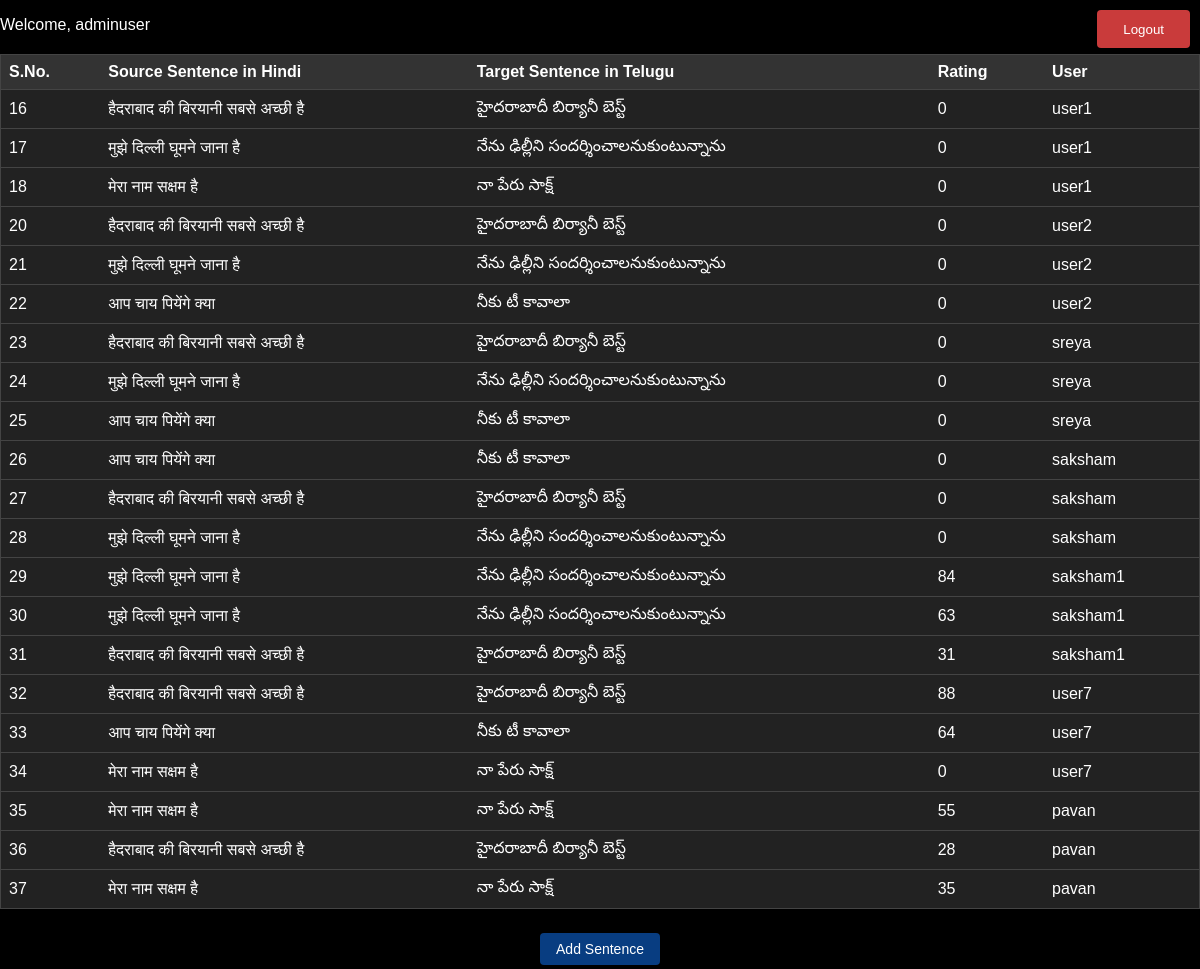
The page /index/ (signed in) on the database its author committed.
### ratingapp/models.py (models this page shows, shortened)
class Sentence(models.Model):
    user = models.ForeignKey(User, on_delete=models.CASCADE)
    sno = models.AutoField(primary_key=True)
    source = models.CharField(max_length=100)
    target = models.CharField(max_length=100)
    rating = models.IntegerField(default=0)
    class Meta:
        permissions = [
            ("can_add_sentence", "Can add sentences"),
        ]

### ratingapp/views.py (the view)
# urls.py: path('index/', views.index, name='index'),
@login_required
def index(request):
    if request.user.is_authenticated:
        if not request.user.is_staff:
            user_sentences = Sentence.objects.filter(user=request.user)
            if not user_sentences.exists():
                all_sentences = list(Sentence.objects.all())
                if len(all_sentences) >= 3:
                    random_sentences = random.sample(all_sentences, 3)
                    for sentence in random_sentences:
                        sentence.pk = None  # Clone the sentence object
                        sentence.user = request.user
                        sentence.save()
                else:
                    random_sentences = []
            else:
                random_sentences = user_sentences
            return render(request, 'index.html', {'sentences': random_sentences, 'request': request, 'is_admin': False})
        else:
            sentences = Sentence.objects.all().annotate(avg_rating=Avg('rating'))
            return render(request, 'index.html', {'sentences': sentences, 'request': request, 'is_admin': True})
    else:
        return redirect('loginpage')

### ratingapp/templates/index.html (shortened to what this page needs)
<!DOCTYPE html>
<html lang="en">
<head>
</head>
<body>
    <div id="welcome-user">
        {% if request.user.is_authenticated %}
            <p>Welcome, {{ request.user.username }}</p>
        {% endif %}
    </div>
    <div id="logout-container">
        <form method="POST" action="{% url 'logout' %}" class="logoutButton">
            <input type="submit" value="Logout" id = "submitid">
        </form>
    </div>
     <table>
        <tr>
            <th class="sort-SNO">S.No.</th>
            <th class="sort-SOURCE">Source Sentence in Hindi</th>
            <th class="sort-TARGET">Target Sentence in Telugu</th>
            <th class="sort-RATING">Rating</th>
            {% if request.user.is_authenticated and request.user.is_staff %}
                <th>User</th>
            {% endif %}
        </tr>
        <tbody id="tablebody">
            {% for sentence in sentences %}
            <tr>
                <td class="sno">{{ sentence.sno }}</td>
                <td class="td-sentences">{{ sentence.source }}</td>
                <td class="td-sentences">{{ sentence.target }}</td>
                <td class="td-sentences">{{ sentence.rating }}</td>
                {% if request.user.is_authenticated and request.user.is_staff %}
                    <td>{{ sentence.user.username }}</td>
                {% endif %}
            </tr>
            {% endfor %}
        </tbody>
    </table>
    {% if is_admin %}
    <div style="display: flex; justify-content: center; align-items: center; ">
        <a href="{% url 'add_sentence' %}" id="add-sentence-button" class="myButton">Add Sentence</a>
    </div>
    {% endif %}
</body>
</html>

### ratingapp/templates/index.html (style rules this page uses)
body { font-family: Arial, sans-serif; margin: 0; padding: 0; background-color: #000; color: #fff; }
table { width: 100%; border-collapse: collapse; margin: 20px auto; background-color: #222; border: 1px solid #444; }
th, td { padding: 8px; text-align: left; border-bottom: 1px solid #444; }
th { background-color: #333; cursor: pointer; }
#add-sentence-button { background-color: rgb(8, 61, 129); }
.myButton { background-color: #9239e0; width: fit; border: none; color: white; padding: 8px 16px; display: flex; text-align: center; text-decoration: none; display: inline-block; font-size: 14px; margin: 4px 2px; cursor: pointer; border-radius: 4px; }
#logout-container { position: fixed; top: 20px; right: 20px; z-index: 9999; }
.logoutButton { background-color: #c93b3b; border: none; color: white; padding: 10px 20px; margin: -10px; text-align: center; text-decoration: none; display: inline-block; font-size: 16px; margin-left: 10px; border-radius: 4px; cursor: pointer; transition: background-color 0.3s; }
#submitid { background-color: #c93b3b; border: none; color: white; }

### rows shown on the page
Sentence: sno "16", source "हैदराबाद की बिरयानी सबसे अच्छी है", target "హైదరాబాదీ బిర్యానీ బెస్ట్", rating "0", user.username "user1"
Sentence: sno "17", source "मुझे दिल्ली घूमने जाना है", target "నేను ఢిల్లీని సందర్శించాలనుకుంటున్నాను", rating "0", user.username "user1"
Sentence: sno "18", source "मेरा नाम सक्षम है", target "నా పేరు సాక్ష్", rating "0", user.username "user1"
Sentence: sno "20", source "हैदराबाद की बिरयानी सबसे अच्छी है", target "హైదరాబాదీ బిర్యానీ బెస్ట్", rating "0", user.username "user2"
Sentence: sno "21", source "मुझे दिल्ली घूमने जाना है", target "నేను ఢిల్లీని సందర్శించాలనుకుంటున్నాను", rating "0", user.username "user2"
Sentence: sno "22", source "आप चाय पियेंगे क्या", target "నీకు టీ కావాలా", rating "0", user.username "user2"
Sentence: sno "23", source "हैदराबाद की बिरयानी सबसे अच्छी है", target "హైదరాబాదీ బిర్యానీ బెస్ట్", rating "0", user.username "sreya"
Sentence: sno "24", source "मुझे दिल्ली घूमने जाना है", target "నేను ఢిల్లీని సందర్శించాలనుకుంటున్నాను", rating "0", user.username "sreya"
Sentence: sno "25", source "आप चाय पियेंगे क्या", target "నీకు టీ కావాలా", rating "0", user.username "sreya"
Sentence: sno "26", source "आप चाय पियेंगे क्या", target "నీకు టీ కావాలా", rating "0", user.username "saksham"
Sentence: sno "27", source "हैदराबाद की बिरयानी सबसे अच्छी है", target "హైదరాబాదీ బిర్యానీ బెస్ట్", rating "0", user.username "saksham"
Sentence: sno "28", source "मुझे दिल्ली घूमने जाना है", target "నేను ఢిల్లీని సందర్శించాలనుకుంటున్నాను", rating "0", user.username "saksham"
Sentence: sno "29", source "मुझे दिल्ली घूमने जाना है", target "నేను ఢిల్లీని సందర్శించాలనుకుంటున్నాను", rating "84", user.username "saksham1"
Sentence: sno "30", source "मुझे दिल्ली घूमने जाना है", target "నేను ఢిల్లీని సందర్శించాలనుకుంటున్నాను", rating "63", user.username "saksham1"
Sentence: sno "31", source "हैदराबाद की बिरयानी सबसे अच्छी है", target "హైదరాబాదీ బిర్యానీ బెస్ట్", rating "31", user.username "saksham1"
Sentence: sno "32", source "हैदराबाद की बिरयानी सबसे अच्छी है", target "హైదరాబాదీ బిర్యానీ బెస్ట్", rating "88", user.username "user7"
Sentence: sno "33", source "आप चाय पियेंगे क्या", target "నీకు టీ కావాలా", rating "64", user.username "user7"
Sentence: sno "34", source "मेरा नाम सक्षम है", target "నా పేరు సాక్ష్", rating "0", user.username "user7"
Sentence: sno "35", source "मेरा नाम सक्षम है", target "నా పేరు సాక్ష్", rating "55", user.username "pavan"
Sentence: sno "36", source "हैदराबाद की बिरयानी सबसे अच्छी है", target "హైదరాబాదీ బిర్యానీ బెస్ట్", rating "28", user.username "pavan"
Sentence: sno "37", source "मेरा नाम सक्षम है", target "నా పేరు సాక్ష్", rating "35", user.username "pavan"

### other values the page prints
{{ request.user.username }} "adminuser"
